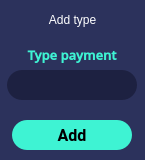
    <widget class="QWidget" name="profil_7" native="true">
     <property name="geometry">
      <rect>
       <x>360</x>
       <y>520</y>
       <width>145</width>
       <height>160</height>
      </rect>
     </property>
     <property name="minimumSize">
      <size>
       <width>0</width>
       <height>0</height>
      </size>
     </property>
     <property name="maximumSize">
      <size>
       <width>1000</width>
       <height>1000</height>
      </size>
     </property>
     <property name="styleSheet">
      <string notr="true">background-color: #2c325c;
border-radius:10px;</string>
     </property>
     <widget class="QLabel" name="label">
      <property name="geometry">
       <rect>
        <x>0</x>
        <y>10</y>
        <width>145</width>
        <height>20</height>
       </rect>
      </property>
      <property name="styleSheet">
       <string notr="true">color: #fff;
font: 57 11pt &quot;Roboto Medium&quot;;
background-color: none;</string>
      </property>
      <property name="text">
       <string>&lt;html&gt;&lt;head/&gt;&lt;body&gt;&lt;p align=&quot;center&quot;&gt;Add type&lt;/p&gt;&lt;/body&gt;&lt;/html&gt;</string>
      </property>
     </widget>
     <widget class="QPushButton" name="add_type">
      <property name="geometry">
       <rect>
        <x>12</x>
        <y>120</y>
        <width>120</width>
        <height>30</height>
       </rect>
      </property>
      <property name="minimumSize">
       <size>
        <width>0</width>
        <height>30</height>
       </size>
      </property>
      <property name="maximumSize">
       <size>
        <width>280</width>
        <height>40</height>
       </size>
      </property>
      <property name="font">
       <font>
        <family>Roboto</family>
        <pointsize>12</pointsize>
        <weight>75</weight>
        <bold>true</bold>
       </font>
      </property>
      <property name="styleSheet">
       <string notr="true">background-color: #3ef3d3;
border-radius: 15px;
color: #000;</string>
      </property>
      <property name="text">
       <string>Add</string>
      </property>
      <attribute name="buttonGroup">
       <string notr="true">set_payment_type</string>
      </attribute>
     </widget>
     <widget class="QLineEdit" name="new_type_payment">
      <property name="geometry">
       <rect>
        <x>7</x>
        <y>70</y>
        <width>130</width>
        <height>30</height>
       </rect>
      </property>
      <property name="minimumSize">
       <size>
        <width>130</width>
        <height>30</height>
       </size>
      </property>
      <property name="maximumSize">
       <size>
        <width>130</width>
        <height>30</height>
       </size>
      </property>
      <property name="font">
       <font>
        <family>Roboto Medium</family>
        <pointsize>10</pointsize>
        <weight>50</weight>
        <bold>false</bold>
       </font>
      </property>
      <property name="toolTip">
       <string>&lt;html&gt;&lt;head/&gt;&lt;body&gt;&lt;p align=&quot;center&quot;&gt;&lt;br/&gt;&lt;/p&gt;&lt;/body&gt;&lt;/html&gt;</string>
      </property>
      <property name="styleSheet">
       <string notr="true">background-color: #1d2141;
color: #3ef3d3;
border-radius: 15px;
padding: 0 0 0 15px;</string>
      </property>
      <property name="text">
       <string/>
      </property>
     </widget>
     <widget class="QLabel" name="typepay_2">
      <property name="geometry">
       <rect>
        <x>12</x>
        <y>40</y>
        <width>120</width>
        <height>30</height>
       </rect>
      </property>
      <property name="minimumSize">
       <size>
        <width>0</width>
        <height>30</height>
       </size>
      </property>
      <property name="maximumSize">
       <size>
        <width>16777215</width>
        <height>30</height>
       </size>
      </property>
      <property name="font">
       <font>
        <family>Open Sans SemiBold</family>
        <pointsize>10</pointsize>
        <weight>75</weight>
        <bold>true</bold>
       </font>
      </property>
      <property name="styleSheet">
       <string notr="true">color: #3ef3d3;
border: 0;
background-color: 0;</string>
      </property>
      <property name="text">
       <string>&lt;html&gt;&lt;head/&gt;&lt;body&gt;&lt;p align=&quot;center&quot;&gt;Type payment&lt;/p&gt;&lt;/body&gt;&lt;/html&gt;</string>
      </property>
     </widget>
    </widget>
